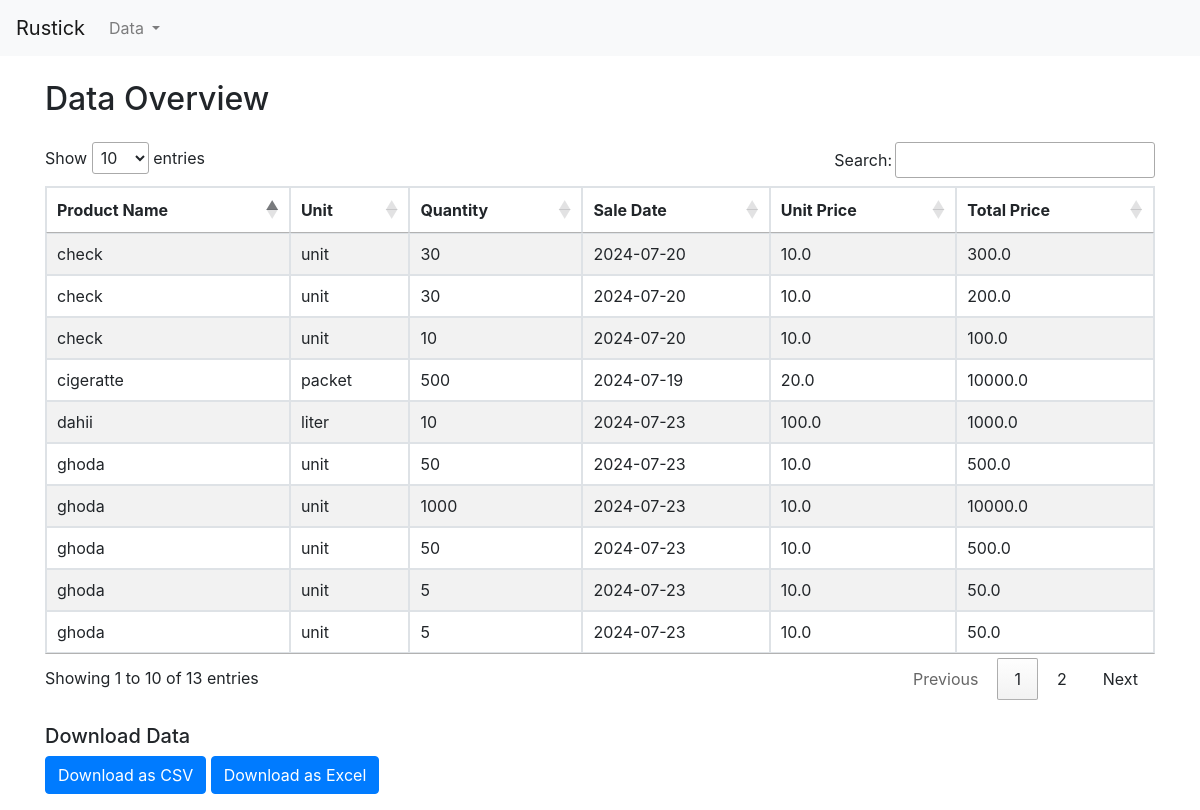
Screenshot of /view_by_sales with the database file from the repository.
### models.py (models this page shows)
class Sale(db.Model):
    id = db.Column(db.Integer, primary_key=True)
    product_name = db.Column(db.String(100), nullable=False)
    unit = db.Column(db.String(100), nullable=False)
    quantity = db.Column(db.Integer, nullable=False)
    sale_date = db.Column(db.Date, nullable=False)
    unit_price = db.Column(db.Float, nullable=False)
    total_price = db.Column(db.Float, nullable=False)
    payment_mode = db.Column(db.String(100), nullable=False)  # Add this line
    user_id = db.Column(db.Integer, db.ForeignKey('user.id'), nullable=False)

### app.py (the view)
@app.route('/view_by_sales')
def view_by_sales():
    sales = Sale.query.order_by(Sale.sale_date.desc()).all()
    columns = ['Product Name', 'Unit', 'Quantity', 'Sale Date', 'Unit Price', 'Total Price']
    records = [[s.product_name, s.unit, s.quantity, s.sale_date, s.unit_price, s.total_price] for s in sales]
    return render_template('data.html', columns=columns, records=records, download_data_type='sales')

### templates/data.html (shortened to what this page needs)
<!DOCTYPE html>
<html lang="en">
<head>
    <link href="https://stackpath.bootstrapcdn.com/bootstrap/4.5.2/css/bootstrap.min.css" rel="stylesheet">
    <link rel="stylesheet" type="text/css" href="https://cdn.datatables.net/1.10.24/css/jquery.dataTables.css">
</head>
<body>
    <nav class="navbar navbar-expand-lg navbar-light bg-light">
        <a class="navbar-brand" href="{{ url_for('dashboard') }}">Rustick</a>
        <div class="collapse navbar-collapse" id="navbarNav">
            <ul class="navbar-nav">
                <li class="nav-item dropdown">
                    <a class="nav-link dropdown-toggle" href="#" id="dataDropdown" role="button" data-toggle="dropdown" aria-haspopup="true" aria-expanded="false">
                        Data
                    </a>
                </li>
            </ul>
        </div>
    </nav>
    <div class="container mt-4">
        {% block content %}
        <h2 class="mb-4">Data Overview</h2>
        {% if columns and records %}
        <table id="dataTable" class="table table-striped table-bordered">
            <thead>
                <tr>
                    {% for col in columns %}
                    <th>{{ col }}</th>
                    {% endfor %}
                </tr>
            </thead>
            <tbody>
                {% for record in records %}
                <tr>
                    {% for value in record %}
                    <td>{{ value }}</td>
                    {% endfor %}
                </tr>
                {% endfor %}
            </tbody>
        </table>
        {% else %}
        <p>No data available.</p>
        {% endif %}
        <div class="mt-4">
            <h5>Download Data</h5>
            <p>
                <a class="btn btn-primary" href="{{ url_for('download_csv', data_type=download_data_type) }}">Download as CSV</a>
                <a class="btn btn-primary" href="{{ url_for('download_excel', data_type=download_data_type) }}">Download as Excel</a>
            </p>
        </div>
        {% endblock %}
    </div>
</body>
</html>

### rows the page displays
Sale: product_name "dahii", unit "liter", record "10", sale_date "2024-07-23", unit_price "100.0", total_price "1000.0"
Sale: product_name "ghoda", unit "unit", record "50", sale_date "2024-07-23", unit_price "10.0", total_price "500.0"
Sale: product_name "ghoda", unit "unit", quantity "1000", sale_date "2024-07-23", unit_price "10.0", total_price "10000.0"
Sale: product_name "ghoda", unit "unit", record "50", sale_date "2024-07-23", unit_price "10.0", total_price "500.0"
Sale: product_name "ghoda", unit "unit", record "5", sale_date "2024-07-23", unit_price "10.0", total_price "50.0"
Sale: product_name "ghoda", unit "unit", record "5", sale_date "2024-07-23", unit_price "10.0", total_price "50.0"
Sale: product_name "check", unit "unit", record "30", sale_date "2024-07-20", unit_price "10.0", total_price "300.0"
Sale: product_name "check", unit "unit", record "30", sale_date "2024-07-20", unit_price "10.0", total_price "200.0"
Sale: product_name "check", unit "unit", record "10", sale_date "2024-07-20", unit_price "10.0", total_price "100.0"
Sale: product_name "cigeratte", unit "packet", quantity "500", sale_date "2024-07-19", unit_price "20.0", total_price "10000.0"

### other values shown
{{ col }} "Product Name" "Unit" "Quantity" "Sale Date" "Unit Price" "Total Price"
